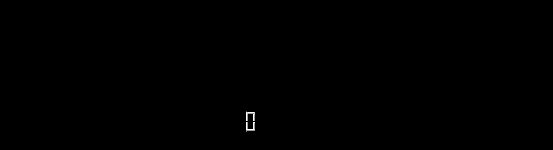
<?xml version="1.0" encoding="UTF-8"?>
<ui version="4.0">
 <class>Widget</class>
 <widget class="QWidget" name="Widget">
  <property name="geometry">
   <rect>
    <x>0</x>
    <y>0</y>
    <width>553</width>
    <height>150</height>
   </rect>
  </property>
  <property name="windowTitle">
   <string>Widget</string>
  </property>
  <property name="styleSheet">
   <string notr="true">background-color: rgb(0, 0, 0);</string>
  </property>
  <widget class="QPushButton" name="rec_button">
   <property name="geometry">
    <rect>
     <x>200</x>
     <y>40</y>
     <width>70</width>
     <height>70</height>
    </rect>
   </property>
   <property name="styleSheet">
    <string notr="true">QPushButton{

border-radius: 35px; 
border: 0px groove gray;
border-style: outset;
}
QPushButton::hover{
	background-color: rgb(119, 136, 153);
}</string>
   </property>
   <property name="text">
    <string/>
   </property>
  </widget>
  <widget class="QPushButton" name="mic_button">
   <property name="geometry">
    <rect>
     <x>420</x>
     <y>40</y>
     <width>70</width>
     <height>70</height>
    </rect>
   </property>
   <property name="styleSheet">
    <string notr="true">QPushButton{

border-radius: 35px; 
border: 0px groove gray;
border-style: outset;
}
QPushButton::hover{
	background-color: rgb(119, 136, 153);
}</string>
   </property>
   <property name="text">
    <string/>
   </property>
  </widget>
  <widget class="QPushButton" name="set_button">
   <property name="geometry">
    <rect>
     <x>50</x>
     <y>40</y>
     <width>70</width>
     <height>70</height>
    </rect>
   </property>
   <property name="styleSheet">
    <string notr="true">QPushButton{

border-radius: 35px; 
border: 0px groove gray;
border-style: outset;
}
QPushButton::hover{
	background-color: rgb(119, 136, 153);
}</string>
   </property>
   <property name="text">
    <string/>
   </property>
  </widget>
  <widget class="QLCDNumber" name="lcdNumber">
   <property name="geometry">
    <rect>
     <x>180</x>
     <y>110</y>
     <width>101</width>
     <height>23</height>
    </rect>
   </property>
  </widget>
  <widget class="QPushButton" name="audioc_button">
   <property name="geometry">
    <rect>
     <x>300</x>
     <y>40</y>
     <width>70</width>
     <height>70</height>
    </rect>
   </property>
   <property name="styleSheet">
    <string notr="true">QPushButton{

border-radius: 35px; 
border: 0px groove gray;
border-style: outset;
}
QPushButton::hover{
	background-color: rgb(119, 136, 153);
}</string>
   </property>
   <property name="text">
    <string/>
   </property>
  </widget>
  <zorder>mic_button</zorder>
  <zorder>rec_button</zorder>
  <zorder>set_button</zorder>
  <zorder>lcdNumber</zorder>
  <zorder>audioc_button</zorder>
 </widget>
 <resources/>
 <connections>
  <connection>
   <sender>rec_button</sender>
   <signal>clicked()</signal>
   <receiver>Widget</receiver>
   <slot>resetIcon()</slot>
   <hints>
    <hint type="sourcelabel">
     <x>234</x>
     <y>74</y>
    </hint>
    <hint type="destinationlabel">
     <x>249</x>
     <y>74</y>
    </hint>
   </hints>
  </connection>
 </connections>
 <slots>
  <slot>resetIcon()</slot>
 </slots>
</ui>
